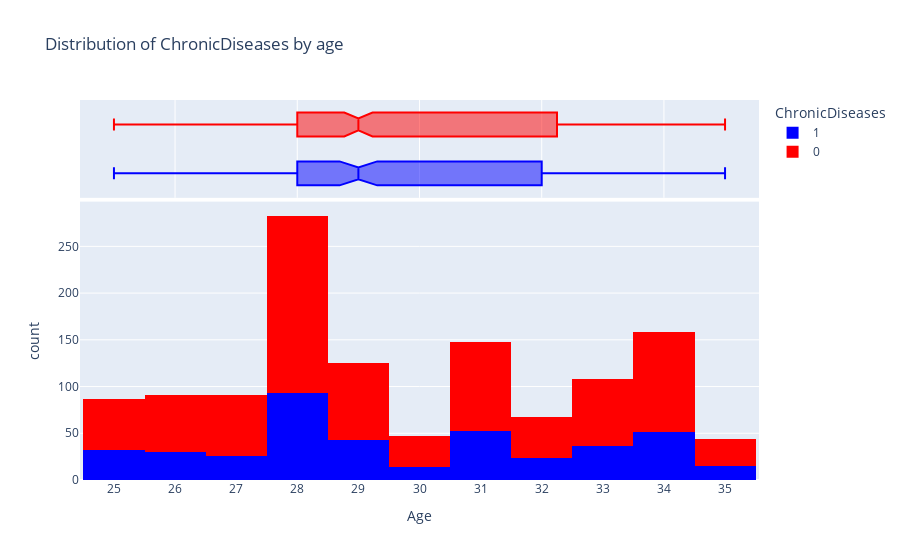
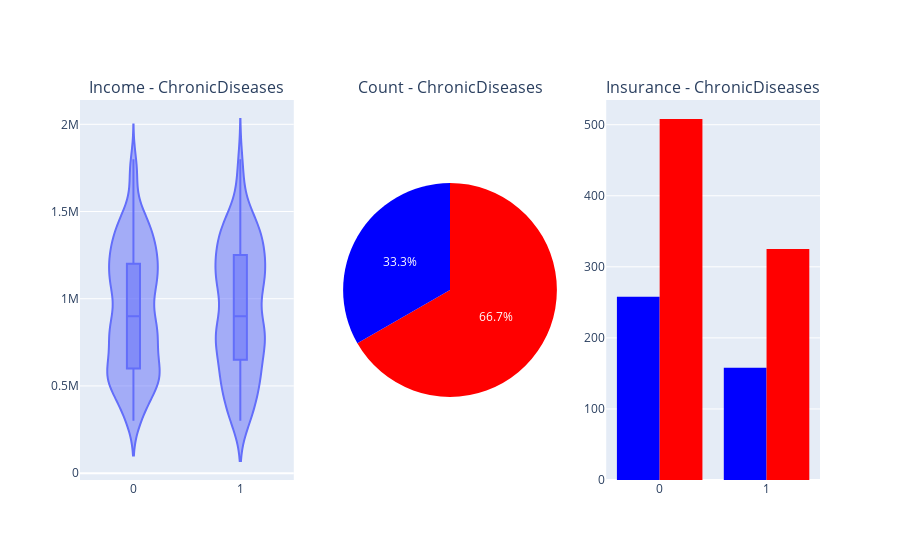

These figures' notebook cell, in order:
### Markdown cell above
In this data set, 70.1% of people works in Private Sector/Self-Employed. These people tend to have a higher Annual Income (Median 1M vs 800K). During age 27, 32-33 there is a highest proportion of people working in Government Sector. People in Private Sector or Self-Employed tend to buy Travel Insurance more, compared to Governmental sector.

### Code cell
comparison_categorical_age_income("ChronicDiseases")

### Figure 1 — Plotly figure (JSON) as saved in the notebook; plotly's stock layout.template omitted (floating-point values rounded to 4 significant figures; data arrays with more than 128 entries replaced by an {"elided": "..."} marker saying what was removed)
{"data": [{"alignmentgroup": "True", "bingroup": "x", "hoverinfo": "x+y", "hovertemplate": "ChronicDiseases=1<br>Age=%{x}<br>count=%{y}<extra></extra>", "legendgroup": "1", "marker": {"color": "blue", "pattern": {"shape": ""}}, "name": "1", "offsetgroup": "1", "orientation": "v", "showlegend": true, "type": "histogram", "x": {"elided": "416 int values"}, "xaxis": "x", "yaxis": "y"}, {"alignmentgroup": "True", "hoverinfo": "x+y", "hovertemplate": "ChronicDiseases=1<br>Age=%{x}<extra></extra>", "legendgroup": "1", "marker": {"color": "blue"}, "name": "1", "notched": true, "offsetgroup": "1", "showlegend": false, "type": "box", "x": {"elided": "416 int values"}, "xaxis": "x2", "yaxis": "y2"}, {"alignmentgroup": "True", "bingroup": "x", "hoverinfo": "x+y", "hovertemplate": "ChronicDiseases=0<br>Age=%{x}<br>count=%{y}<extra></extra>", "legendgroup": "0", "marker": {"color": "red", "pattern": {"shape": ""}}, "name": "0", "offsetgroup": "0", "orientation": "v", "showlegend": true, "type": "histogram", "x": {"elided": "833 int values"}, "xaxis": "x", "yaxis": "y"}, {"alignmentgroup": "True", "hoverinfo": "x+y", "hovertemplate": "ChronicDiseases=0<br>Age=%{x}<extra></extra>", "legendgroup": "0", "marker": {"color": "red"}, "name": "0", "notched": true, "offsetgroup": "0", "showlegend": false, "type": "box", "x": {"elided": "833 int values"}, "xaxis": "x2", "yaxis": "y2"}], "layout": {"barmode": "relative", "legend": {"title": {"text": "ChronicDiseases"}, "tracegroupgap": 0}, "title": {"text": "Distribution of ChronicDiseases by age"}, "xaxis": {"anchor": "y", "domain": [0, 1], "dtick": 1, "tickmode": "linear", "title": {"text": "Age"}}, "xaxis2": {"anchor": "y2", "domain": [0, 1], "matches": "x", "showgrid": true, "showticklabels": false}, "yaxis": {"anchor": "x", "domain": [0, 0.7326], "title": {"text": "count"}}, "yaxis2": {"anchor": "x2", "domain": [0.7426, 1], "matches": "y2", "showgrid": false, "showline": false, "showticklabels": false, "ticks": ""}}}

### Figure 2 — Plotly figure (JSON) as saved in the notebook; plotly's stock layout.template omitted (floating-point values rounded to 4 significant figures; data arrays with more than 128 entries replaced by an {"elided": "..."} marker saying what was removed)
{"data": [{"box": {"visible": true}, "hoverinfo": "y", "hoveron": "violins", "hovertemplate": "Category: %{x}<br>Annual Income: %{y}<extra></extra>", "type": "violin", "x": {"elided": "1249 int values"}, "xaxis": "x", "y": {"elided": "1249 int values"}, "yaxis": "y"}, {"domain": {"x": [0.3556, 0.6444], "y": [0, 1]}, "hoverinfo": "value+name", "hovertemplate": "%{label}<br>%{value}</br><extra></extra>", "labels": [0, 1], "marker": {"colors": ["red", "blue"]}, "type": "pie", "values": [833, 416]}, {"alignmentgroup": "True", "bingroup": "x", "hovertemplate": "ChronicDiseases=1<br>TravelInsurance=%{x}<br>count=%{y}<extra></extra>", "legendgroup": "1", "marker": {"color": "blue", "pattern": {"shape": ""}}, "name": "1", "offsetgroup": "1", "orientation": "v", "showlegend": true, "type": "histogram", "x": {"elided": "416 int values"}, "xaxis": "x2", "yaxis": "y2"}, {"alignmentgroup": "True", "bingroup": "x", "hovertemplate": "ChronicDiseases=0<br>TravelInsurance=%{x}<br>count=%{y}<extra></extra>", "legendgroup": "0", "marker": {"color": "red", "pattern": {"shape": ""}}, "name": "0", "offsetgroup": "0", "orientation": "v", "showlegend": true, "type": "histogram", "x": {"elided": "833 int values"}, "xaxis": "x2", "yaxis": "y2"}], "layout": {"annotations": [{"font": {"size": 16}, "showarrow": false, "text": "Income - ChronicDiseases", "x": 0.1444, "xanchor": "center", "xref": "paper", "y": 1, "yanchor": "bottom", "yref": "paper"}, {"font": {"size": 16}, "showarrow": false, "text": "Count - ChronicDiseases", "x": 0.5, "xanchor": "center", "xref": "paper", "y": 1, "yanchor": "bottom", "yref": "paper"}, {"font": {"size": 16}, "showarrow": false, "text": "Insurance - ChronicDiseases", "x": 0.8556, "xanchor": "center", "xref": "paper", "y": 1, "yanchor": "bottom", "yref": "paper"}], "showlegend": false, "xaxis": {"anchor": "y", "domain": [0, 0.2889]}, "xaxis2": {"anchor": "y2", "domain": [0.7111, 1]}, "yaxis": {"anchor": "x", "domain": [0, 1]}, "yaxis2": {"anchor": "x2", "domain": [0, 1]}}}
